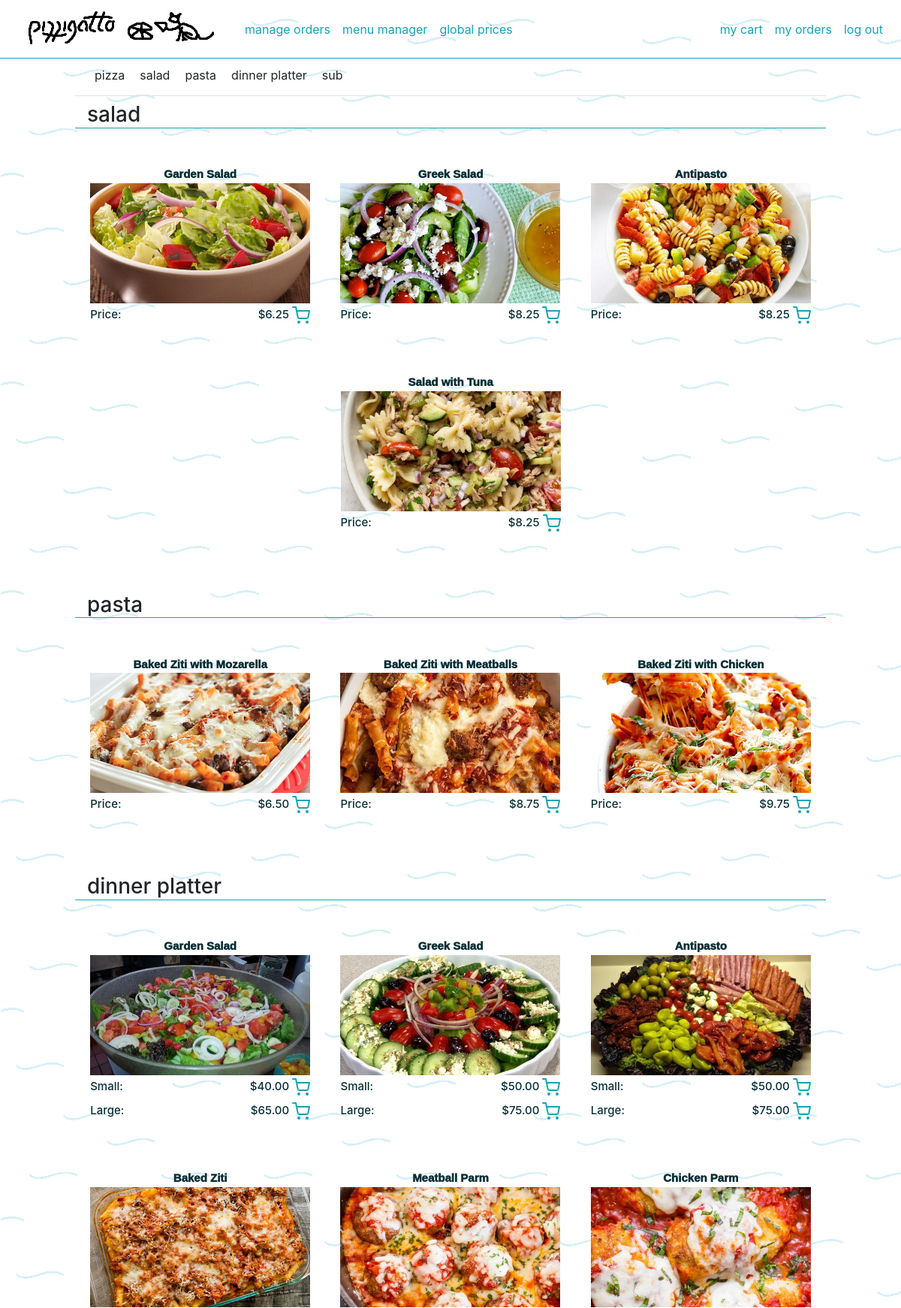
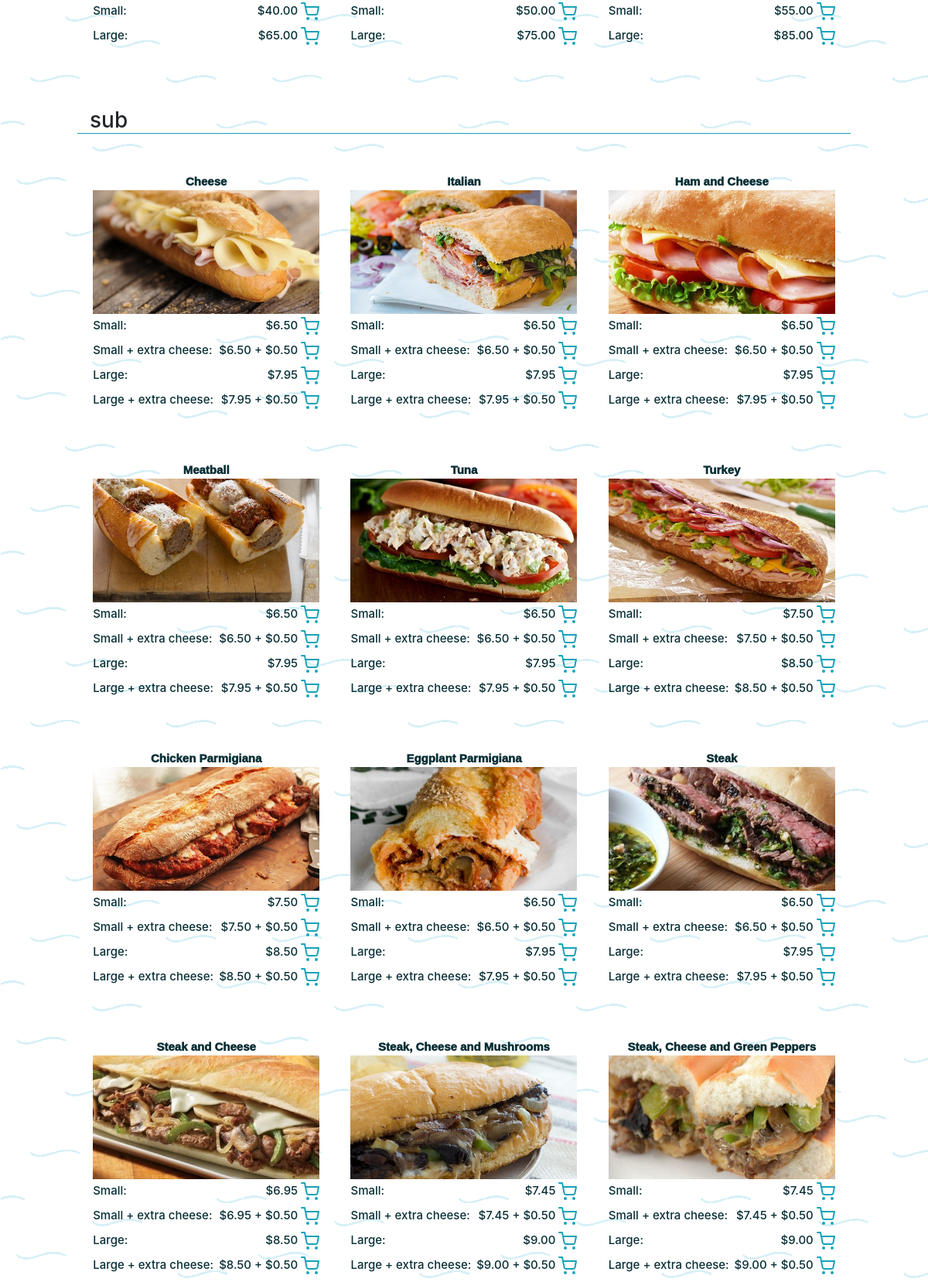
The page / (signed in, upper part) on the database its author committed (2 pictures, top to bottom).
### menu/models.py (models this page shows, shortened)
class MealType(models.Model):
  SIZE_VARIANTS = (
    ('single', 'single'),
    ('double', 'double')
  )
  name = models.CharField(max_length=50, blank=False, default='type name')
  size_variant = models.CharField(max_length=6, blank=False, choices=SIZE_VARIANTS, default='single')
  is_available = models.BooleanField(default=False)
  image = models.ImageField(default='default_item.png', blank=True, upload_to='media/' )
  class Meta:
    constraints = [
      models.UniqueConstraint(fields=['name'], name='constraint - unique meal type')
    ]
  def __str__(self):
    return f"{self.name}"

class MenuItem(models.Model):
  name = models.CharField(max_length=50, blank=False, default='item name')
  meal_type = models.ForeignKey('MealType', blank=False, related_name='mealType', on_delete=models.CASCADE)
  is_sub = models.BooleanField(default=False) # enables extra cheese option in cart items
  is_available = models.BooleanField(default=False) # to disable from menu, yet not delete from DB
  image = models.ImageField(default='default_item.png', blank=True, upload_to='media/' )
  price_single = models.DecimalField(
    max_digits=5,
    decimal_places=2,
    default=0.00
  )
  price_small = models.DecimalField(
    max_digits=5,
    decimal_places=2,
    default=0.00
  )
  price_large = models.DecimalField(
    max_digits=5,
    decimal_places=2,
    default=0.00
  )
  class Meta:
    constraints = [
      models.UniqueConstraint(fields=['name', 'meal_type'], name='constraint - unique menu item')
    ]

class Price(models.Model):
  extra_cheese = models.DecimalField(max_digits=5, decimal_places=2, default=0.00)
  neapolitan_small_0_toppings = models.DecimalField(max_digits=5, decimal_places=2, default=0.00)
  neapolitan_small_1_toppings = models.DecimalField(max_digits=5, decimal_places=2, default=0.00)
  neapolitan_small_2_toppings = models.DecimalField(max_digits=5, decimal_places=2, default=0.00)
  neapolitan_small_3_toppings = models.DecimalField(max_digits=5, decimal_places=2, default=0.00)
  neapolitan_small_4_toppings = models.DecimalField(max_digits=5, decimal_places=2, default=0.00)
  neapolitan_large_0_toppings = models.DecimalField(max_digits=5, decimal_places=2, default=0.00)
  neapolitan_large_1_toppings = models.DecimalField(max_digits=5, decimal_places=2, default=0.00)
  neapolitan_large_2_toppings = models.DecimalField(max_digits=5, decimal_places=2, default=0.00)
  neapolitan_large_3_toppings = models.DecimalField(max_digits=5, decimal_places=2, default=0.00)
  neapolitan_large_4_toppings = models.DecimalField(max_digits=5, decimal_places=2, default=0.00)
  sicilian_small_0_toppings = models.DecimalField(max_digits=5, decimal_places=2, default=0.00)
  sicilian_small_1_toppings = models.DecimalField(max_digits=5, decimal_places=2, default=0.00)
  sicilian_small_2_toppings = models.DecimalField(max_digits=5, decimal_places=2, default=0.00)
  sicilian_small_3_toppings = models.DecimalField(max_digits=5, decimal_places=2, default=0.00)
  sicilian_small_4_toppings = models.DecimalField(max_digits=5, decimal_places=2, default=0.00)
  sicilian_large_0_toppings = models.DecimalField(max_digits=5, decimal_places=2, default=0.00)
  sicilian_large_1_toppings = models.DecimalField(max_digits=5, decimal_places=2, default=0.00)
  sicilian_large_2_toppings = models.DecimalField(max_digits=5, decimal_places=2, default=0.00)
  sicilian_large_3_toppings = models.DecimalField(max_digits=5, decimal_places=2, default=0.00)
  sicilian_large_4_toppings = models.DecimalField(max_digits=5, decimal_places=2, default=0.00)

### menu/views.py (the view)
# urls.py: path('', views.menu, name='index'),
@login_required
def menu(request):
  mealTypes = MealType.objects.filter(is_available=True)
  menuItems = {}
  for type in mealTypes:
    currentType = MealType.objects.get(pk=type.id)
    menuItems[type] = MenuItem.objects.filter(meal_type=currentType, is_available=True)
  context = {
    'items': menuItems,
    'mealTypes': mealTypes,
    'prices': Price.objects.get(),
    'pizza': {
      'forms': ['napolitana', 'siciliana'],
      'sizes': ['small', 'large'],
      'toppings': Topping.objects.filter(is_available=True),
      'range': [1, 2, 3, 'Special'],
    }
  }
  return render(request, 'menu/menu.html', context=context)

### menu/models.py (called while the page is built)
  def __str__(self):
    return f'{self.name}'

### menu/templates/menu/menu.html (shortened to what this page needs)
{% extends 'base_layout.html' %}
{% load static %}
{% block content %}
<nav class="navbar navbar-expand-md py-0">
  {% if mealTypes %}
  <div class="collapse navbar-collapse" id="menu-buttons-navbar">
    <ul class="navbar-nav">
      <li id="button-pizza" class="menu-button" data-id="0">pizza</li>
      {% for type in mealTypes %}
      <li id="button-{{type}}" class="menu-button" data-id="{{ type.id }}">{{type}}</li>
      {% endfor %}
    </ul>
  </div>
  {% endif %}
</nav>
<div id="menu-container"  class="border-top">
  {% for mealType in items.items %}
  <div id="items-container-type-{{mealType.0.id}}" class="items-container pb-5" data-id="{{ mealType.0.id }}">
    <h3 class="mt-2 pl-3 bord-b">{{ mealType.0.name }}</h3>
    <div class="d-flex justify-content-around align-items-between flexed">
      {% for item in mealType.1 %}
      <div class="item-box">
        <div class="item-name d-flex justify-content-center align-items-end">{{ item.name }}</div>
        <div class="item-picture-container">
          <img class="item-picture" src="{{ item.image.url }}" alt="picture of food">
        </div>
        <div id="item-price-lines">
          {% if item.meal_type.size_variant == 'single' %}
          <div class="item-price d-flex justify-content-between">
            <p class="py-1">Price:</p>
            <p class="py-1">${{ item.price_single }}
              <a class="add-to-cart-button item-cart-container py-1" id="add-to-cart-button-{{item.id}}" data-size="singleSize" data-id="{{item.id}}">
                <i data-feather="shopping-cart"></i>
              </a>
            </p>
          </div>
          {% else %}
          <div class="item-price d-flex justify-content-between">
            <p class="py-1">Small:</p >
            <p class="py-1">
              ${{ item.price_small }}
              <a class="add-to-cart-button item-cart-container py-1" id="add-to-cart-button-{{item.id}}" data-size="small" data-id="{{item.id}}">
                <i data-feather="shopping-cart"></i>
              </a>
            </p>
          </div>
          {% if item.is_sub %}
          <div class="item-price d-flex justify-content-between">
            <p class="py-1">Small + extra cheese:</p >
            <p class="py-1">
              ${{ item.price_small }} + ${{ prices.extra_cheese }}
              <a class="add-to-cart-button item-cart-container py-1" id="add-to-cart-button-{{item.id}}" data-cheese="-cheese" data-size="small" data-id="{{item.id}}">
                <i data-feather="shopping-cart"></i>
              </a>
            </p>
          </div>
          {% endif %}
          <div class="item-price d-flex justify-content-between">
            <p class="py-1">Large:</p>
            <p class="py-1">
              ${{ item.price_large }}
              <a class="add-to-cart-button item-cart-container py-1" id="add-to-cart-button-{{item.id}}" data-size="large" data-id="{{item.id}}">
                <i data-feather="shopping-cart"></i>
              </a>
            </p>
          </div>
          {% if item.is_sub %}
          <div class="item-price d-flex justify-content-between">
            <p class="py-1">Large + extra cheese:</p>
            <p class="py-1">
              ${{ item.price_large }} + ${{ prices.extra_cheese }}
              <a class="add-to-cart-button item-cart-container py-1" id="add-to-cart-button-{{item.id}}" data-cheese="-cheese" data-size="large" data-id="{{item.id}}">
                <i data-feather="shopping-cart"></i>
              </a>
            </p>
          </div>
          {% endif %}
          {% endif %}
        </div>
      </div>
      {% endfor %}
    </div>
  </div>
  {% endfor %}
</div>
{% endblock %}

### templates/base_layout.html (shortened to what this page needs)
{% extends 'index.html' %}
{% load static %}
{% block body %}
  {% if user.is_staff %}
  <nav class="navbar sticky-top navbar-expand-lg main">
  {% else %}
  <nav class="navbar sticky-top navbar-expand-md main">
  {% endif %}
    <a class="navbar-brand" href="/">
      <img src="{% static 'pizzigatto.png' %}" alt="pizzigatto logo">
    </a>
    {% if user.is_staff %}
    <div class="collapse navbar-collapse justify-content-between" id="navbar">
    {% else %}
    <div class="collapse navbar-collapse justify-content-end" id="navbar">
    {% endif %}
    {% if user.is_authenticated %}
      {% if user.is_staff %}
      <ul class="navbar-nav">
        <li class="nav-item">
          <a class="nav-link" href="{% url 'orders:view_all_orders' %}">manage orders</a>
        </li>
        <li class="nav-item">
          <a class="nav-link" href="{% url 'menu:menu_manager' %}">menu manager</a>
        </li>
        <li class="nav-item">
          <a class="nav-link" href="{% url 'menu:edit_global_prices' %}">global prices</a>
        </li>
      </ul>
      {% endif %}
      <ul class="navbar-nav">
        <li class="nav-item">
          <a class="nav-link" href="{% url 'orders:viewcart' %}">my cart</a>
        </li>
        <li class="nav-item">
          <a class="nav-link" href="{% url 'orders:view_my_orders' %}">my orders</a>
        </li>
        <li class="nav-item">
          <a class="nav-link" href="{% url 'accounts:logout' %}">log out</a>
        </li>
      </ul>
    {% endif %}
    </div>
  </nav>
  <div id="all">
    {% block content %}
    {% endblock %}
  </div>
{% endblock %}

### templates/index.html (shortened to what this page needs)
{% load static %}
<!DOCTYPE html>
<html lang="en">
<head>
  <link rel="stylesheet" href="https://stackpath.bootstrapcdn.com/bootstrap/4.3.1/css/bootstrap.min.css">
</head>
<body>
  {% block body %}
  {% endblock %}
</body>
<link rel="stylesheet" href="{% static 'styles.css' %}">
</html>

### static/styles.css (style rules this page uses)
body { background-image: url("/static/back.png"); width: 100%; min-width: 500px; }
#all { max-width: 1000px; margin: auto; margin-bottom: 50px; }
nav.main { border-bottom: 1px solid #17a2b8; background-image: url("/static/back.png"); }
p { margin-bottom: 0; }
a { color: #17a2b8; }
img.item-picture { width: 100%; height: 160px; -o-object-fit: cover; object-fit: cover; }
.bord-b { border-bottom: 1px solid #17a2b8; }
.menu-button, .manage-menu-meal-type-button, .nav-list { margin: 10px; padding-bottom: 5px; }
.flexed { display: -webkit-box; display: -ms-flexbox; display: flex; -ms-flex-wrap: wrap; flex-wrap: wrap; }
.item-box { width: 333px; padding: 20px; }
.item-name { height: 45px; text-align: center; font-family: Verdana, Geneva, Tahoma, sans-serif; font-weight: 1000; font-size: 15px; color: #082f35; }
.item-price { font-weight: 500; color: #082f35; font-size: 15px; }

### rows shown on the page
MealType: name "salad"
MealType: name "pasta"
MealType: name "dinner platter"
MealType: name "sub"
MenuItem: name "Garden Salad", image (picture), price_single "6.25"
MenuItem: name "Greek Salad", image (picture), price_single "8.25"
MenuItem: name "Antipasto", image (picture), price_single "8.25"
MenuItem: name "Salad with Tuna", image (picture), price_single "8.25"
MenuItem: name "Baked Ziti with Mozarella", image (picture), price_single "6.50"
MenuItem: name "Baked Ziti with Meatballs", image (picture), price_single "8.75"
MenuItem: name "Baked Ziti with Chicken", image (picture), price_single "9.75"
MenuItem: name "Garden Salad", image (picture), price_small "40.00", price_large "65.00"
MenuItem: name "Greek Salad", image (picture), price_small "50.00", price_large "75.00"
MenuItem: name "Antipasto", image (picture), price_small "50.00", price_large "75.00"
MenuItem: name "Baked Ziti", image (picture), price_small "40.00", price_large "65.00"
MenuItem: name "Meatball Parm", image (picture), price_small "50.00", price_large "75.00"
MenuItem: name "Chicken Parm", image (picture), price_small "55.00", price_large "85.00"
MenuItem: name "Cheese", image (picture), price_small "6.50", price_large "7.95"
Price: extra_cheese "0.50"
MenuItem: name "Italian", image (picture), price_small "6.50", price_large "7.95"
MenuItem: name "Ham and Cheese", image (picture), price_small "6.50", price_large "7.95"
MenuItem: name "Meatball", image (picture), price_small "6.50", price_large "7.95"
MenuItem: name "Tuna", image (picture), price_small "6.50", price_large "7.95"
MenuItem: name "Turkey", image (picture), price_small "7.50", price_large "8.50"
MenuItem: name "Chicken Parmigiana", image (picture), price_small "7.50", price_large "8.50"
MenuItem: name "Eggplant Parmigiana", image (picture), price_small "6.50", price_large "7.95"
MenuItem: name "Steak", image (picture), price_small "6.50", price_large "7.95"
MenuItem: name "Steak and Cheese", image (picture), price_small "6.95", price_large "8.50"
MenuItem: name "Steak, Cheese and Mushrooms", image (picture), price_small "7.45", price_large "9.00"
MenuItem: name "Steak, Cheese and Green Peppers", image (picture), price_small "7.45", price_large "9.00"
